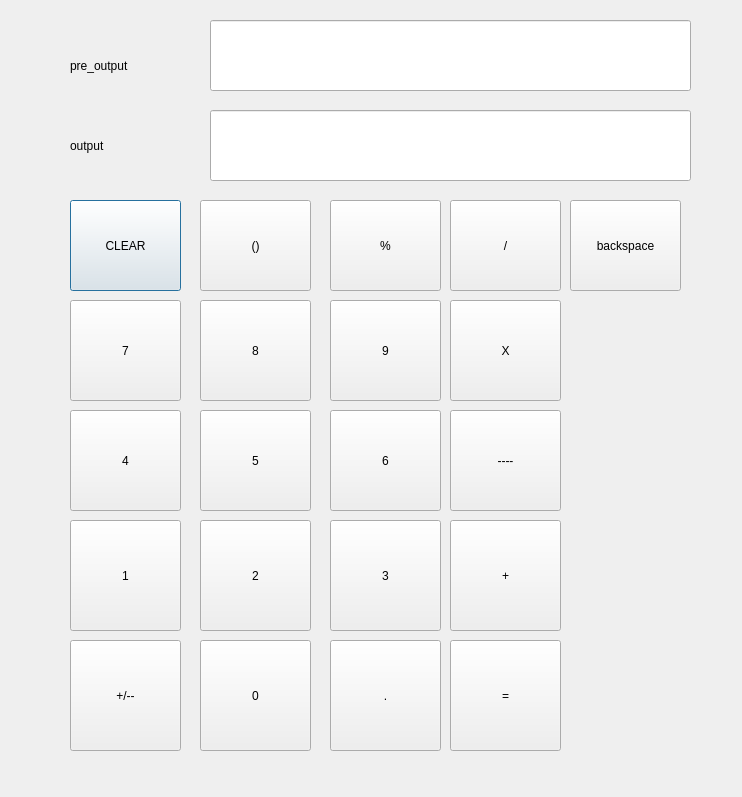
<?xml version="1.0" encoding="UTF-8"?>
<ui version="4.0">
 <class>Dialog</class>
 <widget class="QDialog" name="Dialog">
  <property name="geometry">
   <rect>
    <x>0</x>
    <y>0</y>
    <width>742</width>
    <height>797</height>
   </rect>
  </property>
  <property name="windowTitle">
   <string>Dialog</string>
  </property>
  <widget class="QLineEdit" name="lineEdit">
   <property name="geometry">
    <rect>
     <x>210</x>
     <y>110</y>
     <width>481</width>
     <height>71</height>
    </rect>
   </property>
  </widget>
  <widget class="QPushButton" name="pushButton">
   <property name="geometry">
    <rect>
     <x>70</x>
     <y>200</y>
     <width>111</width>
     <height>91</height>
    </rect>
   </property>
   <property name="text">
    <string>CLEAR</string>
   </property>
  </widget>
  <widget class="QPushButton" name="pushButton_2">
   <property name="geometry">
    <rect>
     <x>200</x>
     <y>200</y>
     <width>111</width>
     <height>91</height>
    </rect>
   </property>
   <property name="text">
    <string>()</string>
   </property>
  </widget>
  <widget class="QPushButton" name="pushButton_3">
   <property name="geometry">
    <rect>
     <x>330</x>
     <y>200</y>
     <width>111</width>
     <height>91</height>
    </rect>
   </property>
   <property name="text">
    <string>%</string>
   </property>
  </widget>
  <widget class="QPushButton" name="pushButton_4">
   <property name="geometry">
    <rect>
     <x>70</x>
     <y>300</y>
     <width>111</width>
     <height>101</height>
    </rect>
   </property>
   <property name="text">
    <string>7</string>
   </property>
  </widget>
  <widget class="QPushButton" name="pushButton_5">
   <property name="geometry">
    <rect>
     <x>200</x>
     <y>520</y>
     <width>111</width>
     <height>111</height>
    </rect>
   </property>
   <property name="text">
    <string>2</string>
   </property>
  </widget>
  <widget class="QPushButton" name="pushButton_6">
   <property name="geometry">
    <rect>
     <x>330</x>
     <y>520</y>
     <width>111</width>
     <height>111</height>
    </rect>
   </property>
   <property name="text">
    <string>3</string>
   </property>
  </widget>
  <widget class="QPushButton" name="pushButton_7">
   <property name="geometry">
    <rect>
     <x>70</x>
     <y>410</y>
     <width>111</width>
     <height>101</height>
    </rect>
   </property>
   <property name="text">
    <string>4</string>
   </property>
  </widget>
  <widget class="QPushButton" name="pushButton_8">
   <property name="geometry">
    <rect>
     <x>200</x>
     <y>300</y>
     <width>111</width>
     <height>101</height>
    </rect>
   </property>
   <property name="text">
    <string>8</string>
   </property>
  </widget>
  <widget class="QPushButton" name="pushButton_9">
   <property name="geometry">
    <rect>
     <x>330</x>
     <y>410</y>
     <width>111</width>
     <height>101</height>
    </rect>
   </property>
   <property name="text">
    <string>6</string>
   </property>
  </widget>
  <widget class="QPushButton" name="pushButton_10">
   <property name="geometry">
    <rect>
     <x>70</x>
     <y>520</y>
     <width>111</width>
     <height>111</height>
    </rect>
   </property>
   <property name="text">
    <string>1</string>
   </property>
  </widget>
  <widget class="QPushButton" name="pushButton_11">
   <property name="geometry">
    <rect>
     <x>200</x>
     <y>410</y>
     <width>111</width>
     <height>101</height>
    </rect>
   </property>
   <property name="text">
    <string>5</string>
   </property>
  </widget>
  <widget class="QPushButton" name="pushButton_12">
   <property name="geometry">
    <rect>
     <x>330</x>
     <y>300</y>
     <width>111</width>
     <height>101</height>
    </rect>
   </property>
   <property name="text">
    <string>9</string>
   </property>
  </widget>
  <widget class="QPushButton" name="pushButton_13">
   <property name="geometry">
    <rect>
     <x>450</x>
     <y>200</y>
     <width>111</width>
     <height>91</height>
    </rect>
   </property>
   <property name="text">
    <string>/</string>
   </property>
  </widget>
  <widget class="QPushButton" name="pushButton_14">
   <property name="geometry">
    <rect>
     <x>450</x>
     <y>300</y>
     <width>111</width>
     <height>101</height>
    </rect>
   </property>
   <property name="text">
    <string>X</string>
   </property>
  </widget>
  <widget class="QPushButton" name="pushButton_15">
   <property name="geometry">
    <rect>
     <x>450</x>
     <y>410</y>
     <width>111</width>
     <height>101</height>
    </rect>
   </property>
   <property name="text">
    <string>----</string>
   </property>
  </widget>
  <widget class="QPushButton" name="pushButton_16">
   <property name="geometry">
    <rect>
     <x>450</x>
     <y>520</y>
     <width>111</width>
     <height>111</height>
    </rect>
   </property>
   <property name="text">
    <string>+</string>
   </property>
  </widget>
  <widget class="QPushButton" name="pushButton_17">
   <property name="geometry">
    <rect>
     <x>70</x>
     <y>640</y>
     <width>111</width>
     <height>111</height>
    </rect>
   </property>
   <property name="text">
    <string>+/--</string>
   </property>
  </widget>
  <widget class="QPushButton" name="pushButton_18">
   <property name="geometry">
    <rect>
     <x>200</x>
     <y>640</y>
     <width>111</width>
     <height>111</height>
    </rect>
   </property>
   <property name="text">
    <string>0</string>
   </property>
  </widget>
  <widget class="QPushButton" name="pushButton_19">
   <property name="geometry">
    <rect>
     <x>330</x>
     <y>640</y>
     <width>111</width>
     <height>111</height>
    </rect>
   </property>
   <property name="text">
    <string>.</string>
   </property>
  </widget>
  <widget class="QPushButton" name="pushButton_20">
   <property name="geometry">
    <rect>
     <x>450</x>
     <y>640</y>
     <width>111</width>
     <height>111</height>
    </rect>
   </property>
   <property name="text">
    <string>=</string>
   </property>
  </widget>
  <widget class="QPushButton" name="pushButton_21">
   <property name="geometry">
    <rect>
     <x>570</x>
     <y>200</y>
     <width>111</width>
     <height>91</height>
    </rect>
   </property>
   <property name="text">
    <string>backspace</string>
   </property>
  </widget>
  <widget class="QLineEdit" name="lineEdit_2">
   <property name="geometry">
    <rect>
     <x>210</x>
     <y>20</y>
     <width>481</width>
     <height>71</height>
    </rect>
   </property>
  </widget>
  <widget class="QLabel" name="label">
   <property name="geometry">
    <rect>
     <x>70</x>
     <y>40</y>
     <width>101</width>
     <height>51</height>
    </rect>
   </property>
   <property name="text">
    <string>pre_output</string>
   </property>
  </widget>
  <widget class="QLabel" name="label_2">
   <property name="geometry">
    <rect>
     <x>70</x>
     <y>120</y>
     <width>101</width>
     <height>51</height>
    </rect>
   </property>
   <property name="text">
    <string>output</string>
   </property>
  </widget>
 </widget>
 <resources/>
 <connections/>
</ui>
